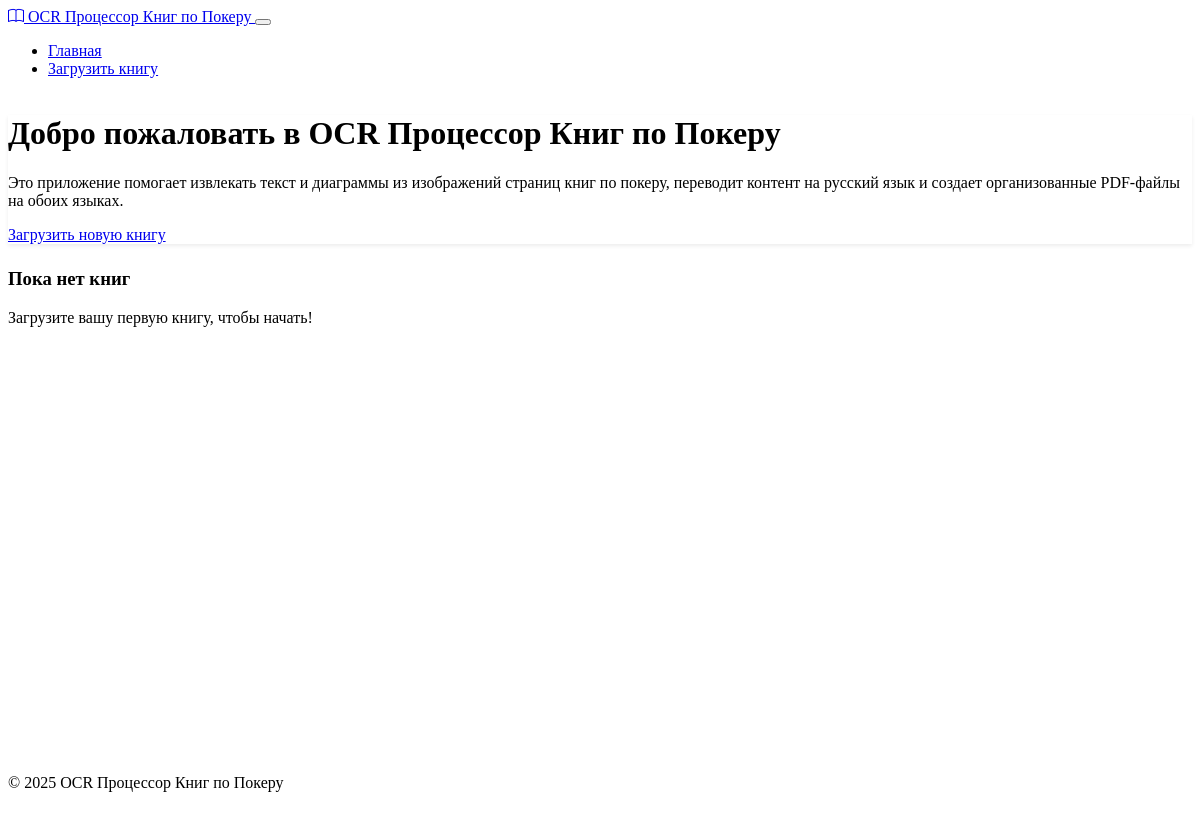
Before: / with the older database file.
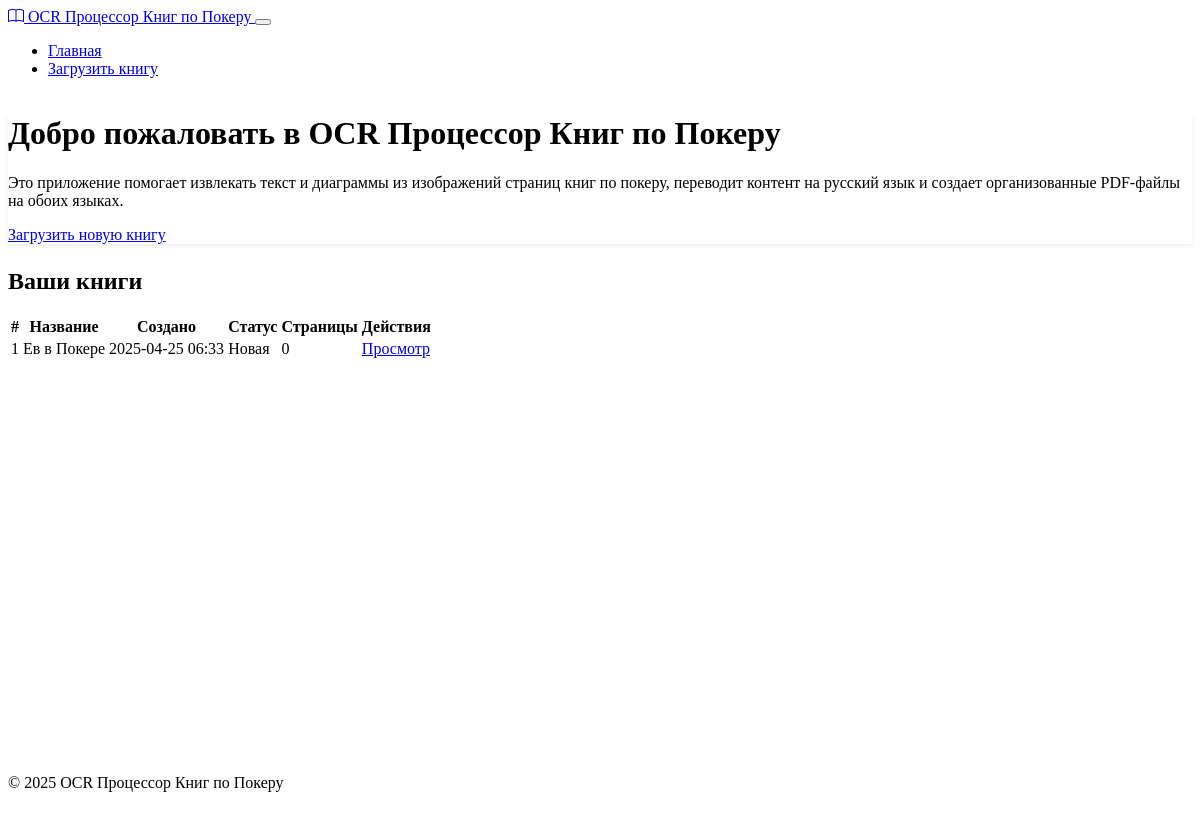
After: the same page with the newer database file.
### models.py (models this page shows, shortened)
class Book(db.Model):
    id = db.Column(db.Integer, primary_key=True)
    title = db.Column(db.String(255), nullable=False)
    description = db.Column(db.Text, nullable=True)
    created_at = db.Column(db.DateTime, default=datetime.utcnow)
    status = db.Column(db.String(50), default='new')  # new, processing, completed, error
    pages = db.relationship('BookPage', backref='book', lazy=True, cascade='all, delete-orphan')

### routes.py (the view)
@app.route('/')
def index():
    books = Book.query.order_by(Book.created_at.desc()).all()
    return render_template('index.html', books=books)

### routes.py (called while the page is built)
@app.context_processor
def inject_now():
    return {'now': datetime.utcnow()}

### templates/index.html (shortened to what this page needs)
{% extends "layout.html" %}
{% block content %}
<div class="row mb-4">
    <div class="col-md-12">
        <div class="card">
            <div class="card-body">
                <h1 class="card-title">Добро пожаловать в OCR Процессор Книг по Покеру</h1>
                <p class="card-text">
                    Это приложение помогает извлекать текст и диаграммы из изображений страниц книг по покеру,
                    переводит контент на русский язык и создает организованные PDF-файлы на обоих языках.
                </p>
                <a href="{{ url_for('upload_book') }}" class="btn btn-primary">Загрузить новую книгу</a>
            </div>
        </div>
    </div>
</div>
{% if books %}
<div class="row">
    <div class="col-md-12">
        <h2>Ваши книги</h2>
        <div class="table-responsive">
            <table class="table table-hover">
                <thead>
                    <tr>
                        <th>#</th>
                        <th>Название</th>
                        <th>Создано</th>
                        <th>Статус</th>
                        <th>Страницы</th>
                        <th>Действия</th>
                    </tr>
                </thead>
                <tbody>
                    {% for book in books %}
                    <tr>
                        <td>{{ book.id }}</td>
                        <td>{{ book.title }}</td>
                        <td>{{ book.created_at.strftime('%Y-%m-%d %H:%M') }}</td>
                        <td>
                            {% if book.status == 'new' %}
                                <span class="badge bg-secondary">Новая</span>
                            {% elif book.status == 'processing' %}
                                <span class="badge bg-primary">Обработка</span>
                            {% elif book.status == 'completed' %}
                                <span class="badge bg-success">Завершено</span>
                            {% elif book.status == 'error' %}
                                <span class="badge bg-danger">Ошибка</span>
                            {% endif %}
                        </td>
                        <td>{{ book.pages|length }}</td>
                        <td>
                            <a href="{{ url_for('view_book', book_id=book.id) }}" class="btn btn-sm btn-info">Просмотр</a>
                        </td>
                    </tr>
                    {% endfor %}
                </tbody>
            </table>
        </div>
    </div>
</div>
{% else %}
<div class="row">
    <div class="col-md-12 text-center py-5">
        <div class="alert alert-info">
            <h3>Пока нет книг</h3>
            <p>Загрузите вашу первую книгу, чтобы начать!</p>
        </div>
    </div>
</div>
{% endif %}
{% endblock %}

### templates/layout.html (shortened to what this page needs)
<!DOCTYPE html>
<html lang="ru" data-bs-theme="dark">
<head>
    <link href="https://cdn.replit.com/agent/bootstrap-agent-dark-theme.min.css" rel="stylesheet">
    <link rel="stylesheet" href="https://cdn.jsdelivr.net/npm/bootstrap-icons@1.10.5/font/bootstrap-icons.css">
    <link rel="stylesheet" href="{{ url_for('static', filename='css/styles.css') }}">
</head>
<body class="d-flex flex-column min-vh-100">
    <nav class="navbar navbar-expand-lg navbar-dark bg-dark">
        <div class="container">
            <a class="navbar-brand" href="{{ url_for('index') }}">
                <i class="bi bi-book me-2"></i>
                OCR Процессор Книг по Покеру
            </a>
            <button class="navbar-toggler" type="button" data-bs-toggle="collapse" data-bs-target="#navbarNav" aria-controls="navbarNav" aria-expanded="false" aria-label="Toggle navigation">
            </button>
            <div class="collapse navbar-collapse" id="navbarNav">
                <ul class="navbar-nav">
                    <li class="nav-item">
                        <a class="nav-link" href="{{ url_for('index') }}">Главная</a>
                    </li>
                    <li class="nav-item">
                        <a class="nav-link" href="{{ url_for('upload_book') }}">Загрузить книгу</a>
                    </li>
                </ul>
            </div>
        </div>
    </nav>
    <div class="container my-4">
        {% block content %}{% endblock %}
    </div>
    <footer class="py-3 mt-auto bg-body-tertiary">
        <div class="container text-center">
            <p class="mb-0">&copy; 2025 OCR Процессор Книг по Покеру</p>
        </div>
    </footer>
</body>
</html>

### static/css/styles.css (style rules this page uses)
body { display: flex; flex-direction: column; min-height: 100vh; }
.container { flex: 1; }
.card { margin-bottom: 1.5rem; border: none; box-shadow: 0 0.125rem 0.25rem rgba(0, 0, 0, 0.075); }
footer { margin-top: auto; }

Changed rows visible on the page:
added Book: id "1", title "Ев в Покере", created_at "2025-04-25 06:33", status "Новая", pages|length "0"
Other visible differences:
text no longer shown: "Пока нет книг Загрузите вашу первую книгу, чтобы начать!"
text now shown: "Ваши книги # Название Создано Статус Страницы Действия"
